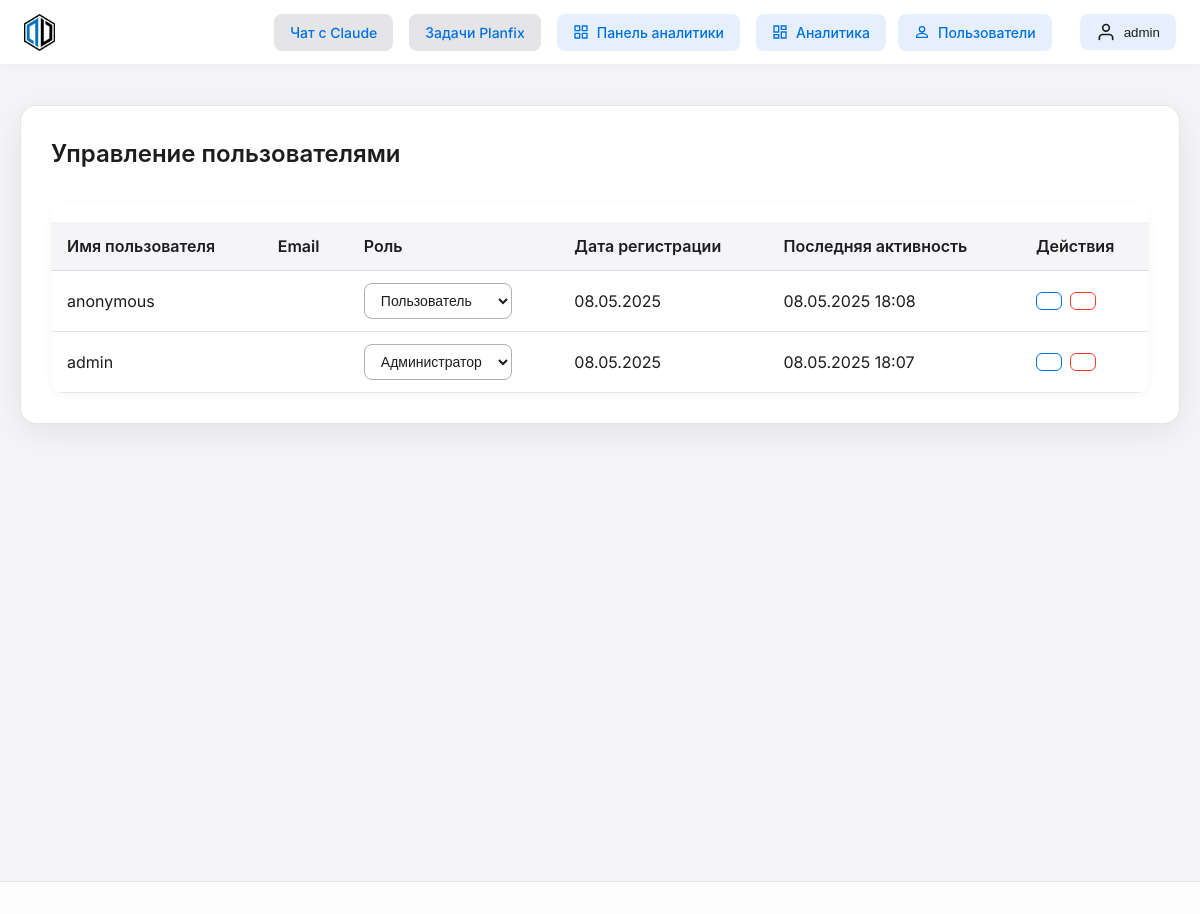
Page /user-management/ (signed in) on the earlier database version.
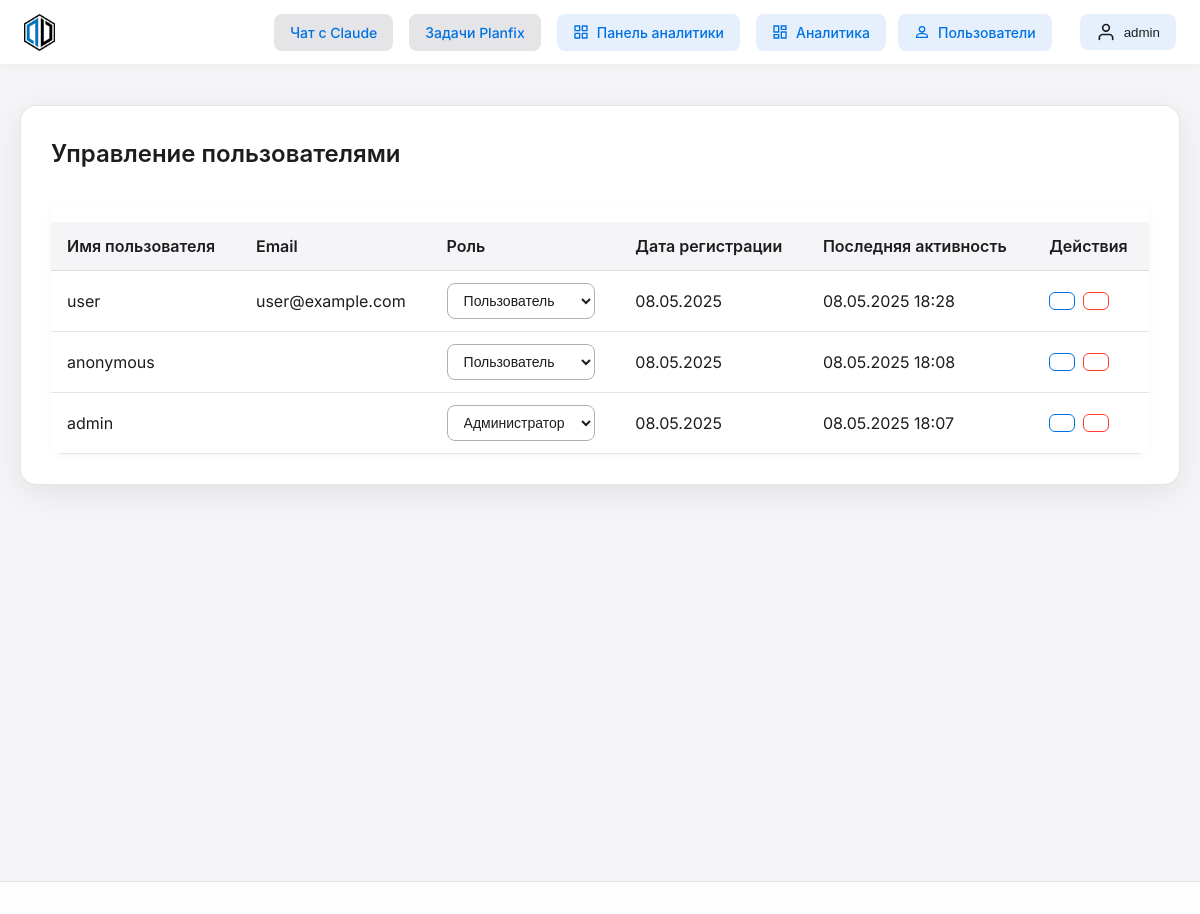
Same page on the later database version.
### chat/models/user.py (models this page shows, shortened)
class User(AbstractBaseUser, PermissionsMixin):
    ROLE_CHOICES = (
        ('user', _('Пользователь')),
        ('admin', _('Администратор')),
    )
    username = models.CharField(
        _('username'),
        max_length=150,
        unique=True,
        help_text=_('Required. 150 characters or fewer. Letters, digits and @/./+/-/_ only.'),
        error_messages={
            'unique': _("A user with that username already exists."),
        },
    )
    password = models.CharField(_('password'), max_length=128)
    email = models.EmailField(_('email address'), blank=True)
    is_staff = models.BooleanField(
        _('staff status'),
        default=False,
        help_text=_('Designates whether the user can log into this admin site.'),
    )
    is_active = models.BooleanField(
        _('active'),
        default=True,
        help_text=_(
            'Designates whether this user should be treated as active. '
            'Unselect this instead of deleting accounts.'
        ),
    )
    date_joined = models.DateTimeField(_('date joined'), default=timezone.now)
    last_login = models.DateTimeField(_('last login'), null=True, blank=True)
    role = models.CharField(max_length=20, choices=ROLE_CHOICES, default='user')
    planfix_user_id = models.CharField(max_length=100, blank=True, null=True)
    planfix_api_token = models.CharField(max_length=255, blank=True, null=True)
    last_active = models.DateTimeField(auto_now=True)
    preferred_ai_model = models.CharField(max_length=50, default='claude')
    first_name = models.CharField(_('first name'), max_length=150, blank=True)
    last_name = models.CharField(_('last name'), max_length=150, blank=True)
    phone = models.CharField(_('phone'), max_length=32, blank=True)
    objects = UserManager()
    USERNAME_FIELD = 'username'
    REQUIRED_FIELDS = []
    class Meta:
        verbose_name = _('user')
        verbose_name_plural = _('users')
    def is_admin(self):
        return self.role == 'admin'

### chat/views_admin.py (the view)
# urls.py: path('user-management/', views_admin.user_management, name='user_management'),
@staff_member_required
def user_management(request):
    users = User.objects.all().order_by('-date_joined')
    return render(request, 'admin/users/user_management.html', {'users': users})

### chat/context_processors.py (called while the page is built)
def conversations_list(request):
    user, created = User.objects.get_or_create(username='anonymous')
    conversations = Conversation.objects.filter(user=user).order_by('-updated_at')
    return {
        'conversations': conversations
    }

### templates/admin/users/user_management.html (shortened to what this page needs)
{% extends 'base_apple.html' %}
{% load static %}
{% block content %}
<div class="admin-container">
    <div class="admin-card">
        <h2>Управление пользователями</h2>
        <div class="users-table-container">
            <table class="users-table">
                <thead>
                    <tr>
                        <th>Имя пользователя</th>
                        <th>Email</th>
                        <th>Роль</th>
                        <th>Дата регистрации</th>
                        <th>Последняя активность</th>
                        <th>Действия</th>
                    </tr>
                </thead>
                <tbody>
                    {% for user in users %}
                    <tr>
                        <td>{{ user.username }}</td>
                        <td>{{ user.email }}</td>
                        <td>
                            <form method="post" action="{% url 'chat:update_user_role' user.id %}" class="role-form">
                                <select name="role" class="role-select" onchange="this.form.submit()">
                                    <option value="user" {% if user.role == 'user' %}selected{% endif %}>Пользователь</option>
                                    <option value="admin" {% if user.role == 'admin' %}selected{% endif %}>Администратор</option>
                                </select>
                            </form>
                        </td>
                        <td>{{ user.date_joined|date:"d.m.Y" }}</td>
                        <td>{{ user.last_active|date:"d.m.Y H:i" }}</td>
                        <td>
                            <div class="user-actions">
                                <button class="action-button edit" onclick="editUser('{{ user.id }}')">
                                </button>
                                <button class="action-button delete" onclick="deleteUser('{{ user.id }}')">
                                </button>
                            </div>
                        </td>
                    </tr>
                    {% endfor %}
                </tbody>
            </table>
        </div>
    </div>
</div>
{% endblock %}

### templates/base_apple.html (shortened to what this page needs)
<!DOCTYPE html>
<html lang="ru">
<head>
    {% load static %}
    <link rel="preload" href="{% static 'css/apple-style.css' %}" as="style" onload="this.onload=null;this.rel='stylesheet'">
    <link rel="preload" href="{% static 'css/apple-task-card.css' %}" as="style" onload="this.onload=null;this.rel='stylesheet'">
    <link rel="preload" href="{% static 'css/apple-enhanced-table.css' %}" as="style" onload="this.onload=null;this.rel='stylesheet'">
    <link rel="preload" href="{% static 'css/project-badge.css' %}" as="style" onload="this.onload=null;this.rel='stylesheet'">
</head>
<body>
    <div class="app-container">
        <header class="header">
            <a href="{% url 'chat:index' %}" class="logo-link">
                <div class="logo">
                    <img src="{% static 'images/devent-logo.png' %}" alt="Devent Logo" class="logo-image">
                </div>
            </a>
            <div class="header-links">
                <a href="{% url 'chat:index' %}" class="header-link">Чат с Claude</a>
                <a href="{% url 'chat:planfix_tasks' %}" class="header-link">Задачи Planfix</a>
                {% if user.is_staff %}
                <a href="{% url 'chat:analytics_dashboard' %}" class="header-link dashboard-link">
                    Панель аналитики
                </a>
                {% endif %}
                {% if user.is_authenticated %}
                <div class="header-actions">
                    {% if user.is_admin %}
                    <a href="{% url 'chat:analytics_dashboard' %}" class="dashboard-link">
                        <svg class="dashboard-icon" viewBox="0 0 24 24" fill="none" stroke="currentColor" stroke-width="2">
                            <path d="M3 3h7v9H3V3zm11 0h7v5h-7V3zm0 9h7v9h-7v-9zM3 16h7v5H3v-5z"/>
                        </svg>
                        Аналитика
                    </a>
                    <a href="{% url 'chat:user_management' %}" class="dashboard-link">
                        <svg class="dashboard-icon" viewBox="0 0 24 24" fill="none" stroke="currentColor" stroke-width="2">
                            <path d="M12 12c2.21 0 4-1.79 4-4s-1.79-4-4-4-4 1.79-4 4 1.79 4 4 4zm0 2c-2.67 0-8 1.34-8 4v2h16v-2c0-2.66-5.33-4-8-4z"/>
                        </svg>
                        Пользователи
                    </a>
                    {% endif %}
                    <div class="profile-menu">
                        <button class="profile-button" onclick="toggleProfileMenu()">
                            <svg xmlns="http://www.w3.org/2000/svg" width="20" height="20" viewBox="0 0 24 24" fill="none" stroke="currentColor" stroke-width="2" stroke-linecap="round" stroke-linejoin="round" class="profile-icon">
                                <path d="M20 21v-2a4 4 0 0 0-4-4H8a4 4 0 0 0-4 4v2"></path>
                                <circle cx="12" cy="7" r="4"></circle>
                            </svg>
                            <span class="profile-username">{{ user.username }}</span>
                        </button>
                    </div>
                </div>
                {% else %}
                <a href="{% url 'chat:login' %}" class="header-link">Войти</a>
                <a href="{% url 'chat:register' %}" class="header-link">Регистрация</a>
                {% endif %}
            </div>
        </header>
        <main class="main-content">
            {% block content %}{% endblock %}
        </main>
        <footer class="footer">
        </footer>
    </div>
</body>
</html>

### static/css/apple-style.css (style rules this page uses)
:root { --apple-gray-100: #f5f5f7; --apple-gray-200: #e5e5e7; --apple-gray-300: #d2d2d7; --apple-gray-400: #86868b; --apple-gray-500: #6e6e73; --apple-gray-600: #424245; --apple-gray-700: #1d1d1f; --apple-blue: #0071e3; --apple-blue-hover: #0077ed; --apple-blue-light: #e8f4fe; --apple-red: #ff3b30; --apple-green: #34c759; --apple-font: -apple-system, BlinkMacSystemFont, 'SF Pro Text', 'Helvetica Neue', sans-serif; --spacing-xs: 4px; --spacing-sm: 8px; --spacing-md: 16px; --spacing-lg: 24px; --spacing-xl: 32px; --radius-sm: 8px; --radius-md: 12px; --radius-lg: 16px; --radius-xl: 22px; --shadow-sm: 0 2px 4px rgba(0, 0, 0, 0.05); --shadow-md: 0 4px 8px rgba(0, 0, 0, 0.1); --shadow-lg: 0 8px 16px rgba(0, 0, 0, 0.1); --shadow-card: 0 8px 32px rgba(0, 0, 0, 0.08); --shadow-card-hover: 0 12px 48px rgba(0, 0, 0, 0.12); }
body { font-family: var(--apple-font); background-color: var(--apple-gray-100); color: var(--apple-gray-700); line-height: 1.5; margin: 0; padding: 0; }
.header { background-color: rgba(255, 255, 255, 0.8); backdrop-filter: blur(10px); -webkit-backdrop-filter: blur(10px); border-bottom: 1px solid rgba(0, 0, 0, 0.05); position: sticky; top: 0; z-index: 100; padding: var(--spacing-md) var(--spacing-xl); display: flex; justify-content: space-between; align-items: center; transition: all 0.3s ease; }
.logo { display: flex; align-items: center; gap: var(--spacing-md); }
.logo-image { height: 37px; transition: transform 0.3s ease; }
.logo-link { text-decoration: none; color: inherit; display: flex; align-items: center; }
.header-links { display: flex; gap: var(--spacing-md); }
.header-link { background-color: var(--apple-gray-200); color: var(--apple-gray-700); padding: 8px 16px; border-radius: var(--radius-lg); text-decoration: none; font-size: 14px; font-weight: 500; transition: all 0.2s ease; }
.app-container { max-width: 100%; margin: 0 auto; min-height: 100vh; display: flex; flex-direction: column; }
.footer { padding: var(--spacing-md); text-align: center; font-size: 14px; color: var(--apple-gray-500); border-top: 1px solid var(--apple-gray-200); margin-top: auto; background-color: rgba(255, 255, 255, 0.8); backdrop-filter: blur(10px); -webkit-backdrop-filter: blur(10px); }

### templates/base_apple.html (style rules this page uses)
body { background: #f5f5f7; color: #1d1d1f; font-family: 'Inter', -apple-system, BlinkMacSystemFont, 'Segoe UI', Roboto, Helvetica, Arial, sans-serif; }
.app-container { min-height: 100vh; display: flex; flex-direction: column; }
.main-content { flex: 1 0 auto; }
.footer { flex-shrink: 0; }
.header { background: #fff; box-shadow: 0 2px 8px rgba(0,0,0,0.03); padding: 0 24px; min-height: 64px; display: flex; align-items: center; }
.header-links, .header-actions { display: flex; align-items: center; gap: 16px; }
.header-link, .dashboard-link { color: #0071e3; text-decoration: none; font-weight: 500; padding: 8px 16px; border-radius: 8px; transition: background 0.2s; }
.profile-menu { position: relative; }
.profile-button { background: #f5f5f7; border: none; border-radius: 8px; padding: 8px 16px; cursor: pointer; display: flex; align-items: center; gap: 8px; }
.dashboard-link { display: flex; align-items: center; gap: 8px; padding: 8px 16px; background-color: rgba(0, 113, 227, 0.1); border-radius: 8px; color: #0071e3; text-decoration: none; font-size: 14px; font-weight: 500; transition: all 0.2s ease; }
.dashboard-icon { width: 16px; height: 16px; }
.profile-menu { position: relative; margin-left: 16px; }
.profile-button { display: flex; align-items: center; gap: 8px; padding: 8px 16px; background-color: rgba(0, 113, 227, 0.1); border: none; border-radius: 8px; cursor: pointer; transition: all 0.2s ease; color: inherit; }
.profile-icon { width: 20px; height: 20px; }
.profile-username { font-weight: 500; }
.header-actions { display: flex; align-items: center; gap: 12px; }

Differences in the rows shown:
added User: username "user", email "user@example.com", role "Пользователь", date_joined "08.05.2025", last_active "08.05.2025 18:28"
